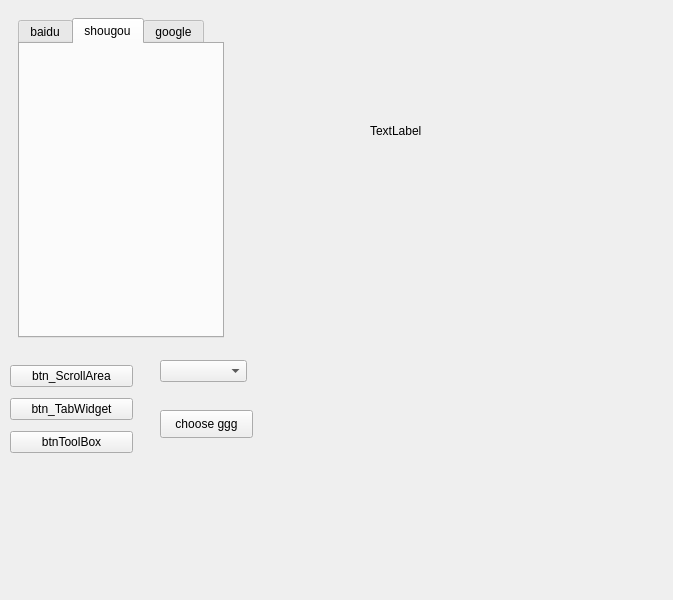
<?xml version="1.0" encoding="UTF-8"?>
<ui version="4.0">
 <class>Widget</class>
 <widget class="QWidget" name="Widget">
  <property name="geometry">
   <rect>
    <x>0</x>
    <y>0</y>
    <width>673</width>
    <height>600</height>
   </rect>
  </property>
  <property name="windowTitle">
   <string>Widget</string>
  </property>
  <widget class="QStackedWidget" name="stackedWidget">
   <property name="geometry">
    <rect>
     <x>9</x>
     <y>9</y>
     <width>224</width>
     <height>338</height>
    </rect>
   </property>
   <property name="currentIndex">
    <number>1</number>
   </property>
   <widget class="QWidget" name="page_4">
    <layout class="QVBoxLayout" name="verticalLayout_2">
     <item>
      <widget class="QScrollArea" name="scrollArea">
       <property name="widgetResizable">
        <bool>true</bool>
       </property>
       <widget class="QWidget" name="scrollAreaWidgetContents">
        <property name="geometry">
         <rect>
          <x>0</x>
          <y>0</y>
          <width>204</width>
          <height>318</height>
         </rect>
        </property>
        <layout class="QVBoxLayout" name="verticalLayout">
         <item>
          <widget class="QPushButton" name="pushButton">
           <property name="text">
            <string>PushButton</string>
           </property>
          </widget>
         </item>
         <item>
          <widget class="QPushButton" name="pushButton_9">
           <property name="text">
            <string>PushButton</string>
           </property>
          </widget>
         </item>
         <item>
          <widget class="QPushButton" name="pushButton_7">
           <property name="text">
            <string>PushButton</string>
           </property>
          </widget>
         </item>
         <item>
          <widget class="QPushButton" name="pushButton_8">
           <property name="text">
            <string>PushButton</string>
           </property>
          </widget>
         </item>
         <item>
          <widget class="QPushButton" name="pushButton_6">
           <property name="text">
            <string>PushButton</string>
           </property>
          </widget>
         </item>
         <item>
          <widget class="QPushButton" name="pushButton_5">
           <property name="text">
            <string>PushButton</string>
           </property>
          </widget>
         </item>
         <item>
          <widget class="QPushButton" name="pushButton_4">
           <property name="text">
            <string>PushButton</string>
           </property>
          </widget>
         </item>
         <item>
          <widget class="QPushButton" name="pushButton_3">
           <property name="text">
            <string>PushButton</string>
           </property>
          </widget>
         </item>
         <item>
          <widget class="QPushButton" name="pushButton_2">
           <property name="text">
            <string>PushButton</string>
           </property>
          </widget>
         </item>
        </layout>
       </widget>
      </widget>
     </item>
    </layout>
   </widget>
   <widget class="QWidget" name="page_6">
    <layout class="QHBoxLayout" name="horizontalLayout">
     <item>
      <widget class="QTabWidget" name="tabWidget">
       <property name="currentIndex">
        <number>1</number>
       </property>
       <widget class="QWidget" name="tab">
        <attribute name="title">
         <string>baidu</string>
        </attribute>
       </widget>
       <widget class="QWidget" name="tab_3">
        <attribute name="title">
         <string>shougou</string>
        </attribute>
       </widget>
       <widget class="QWidget" name="tab_2">
        <attribute name="title">
         <string>google</string>
        </attribute>
       </widget>
      </widget>
     </item>
    </layout>
   </widget>
   <widget class="QWidget" name="page_5">
    <widget class="QToolBox" name="toolBox">
     <property name="geometry">
      <rect>
       <x>50</x>
       <y>60</y>
       <width>85</width>
       <height>143</height>
      </rect>
     </property>
     <property name="currentIndex">
      <number>2</number>
     </property>
     <widget class="QWidget" name="page">
      <property name="geometry">
       <rect>
        <x>0</x>
        <y>0</y>
        <width>85</width>
        <height>56</height>
       </rect>
      </property>
      <attribute name="label">
       <string>famil</string>
      </attribute>
     </widget>
     <widget class="QWidget" name="page_3">
      <attribute name="label">
       <string>hhhh</string>
      </attribute>
     </widget>
     <widget class="QWidget" name="page_2">
      <property name="geometry">
       <rect>
        <x>0</x>
        <y>0</y>
        <width>85</width>
        <height>56</height>
       </rect>
      </property>
      <attribute name="label">
       <string>friend</string>
      </attribute>
     </widget>
    </widget>
   </widget>
  </widget>
  <widget class="QComboBox" name="comboBox">
   <property name="geometry">
    <rect>
     <x>160</x>
     <y>360</y>
     <width>87</width>
     <height>22</height>
    </rect>
   </property>
  </widget>
  <widget class="QPushButton" name="btn_choose">
   <property name="geometry">
    <rect>
     <x>160</x>
     <y>410</y>
     <width>93</width>
     <height>28</height>
    </rect>
   </property>
   <property name="text">
    <string>choose ggg</string>
   </property>
  </widget>
  <widget class="QLabel" name="lbl_Image">
   <property name="geometry">
    <rect>
     <x>370</x>
     <y>40</y>
     <width>201</width>
     <height>181</height>
    </rect>
   </property>
   <property name="text">
    <string>TextLabel</string>
   </property>
  </widget>
  <widget class="QWidget" name="">
   <property name="geometry">
    <rect>
     <x>10</x>
     <y>360</y>
     <width>123</width>
     <height>98</height>
    </rect>
   </property>
   <layout class="QVBoxLayout" name="verticalLayout_3">
    <item>
     <widget class="QPushButton" name="btn_ScrollArea">
      <property name="text">
       <string>btn_ScrollArea</string>
      </property>
     </widget>
    </item>
    <item>
     <widget class="QPushButton" name="btn_TabWidget">
      <property name="text">
       <string>btn_TabWidget</string>
      </property>
     </widget>
    </item>
    <item>
     <widget class="QPushButton" name="btnToolBox">
      <property name="text">
       <string>btnToolBox</string>
      </property>
     </widget>
    </item>
   </layout>
  </widget>
 </widget>
 <resources/>
 <connections/>
</ui>
